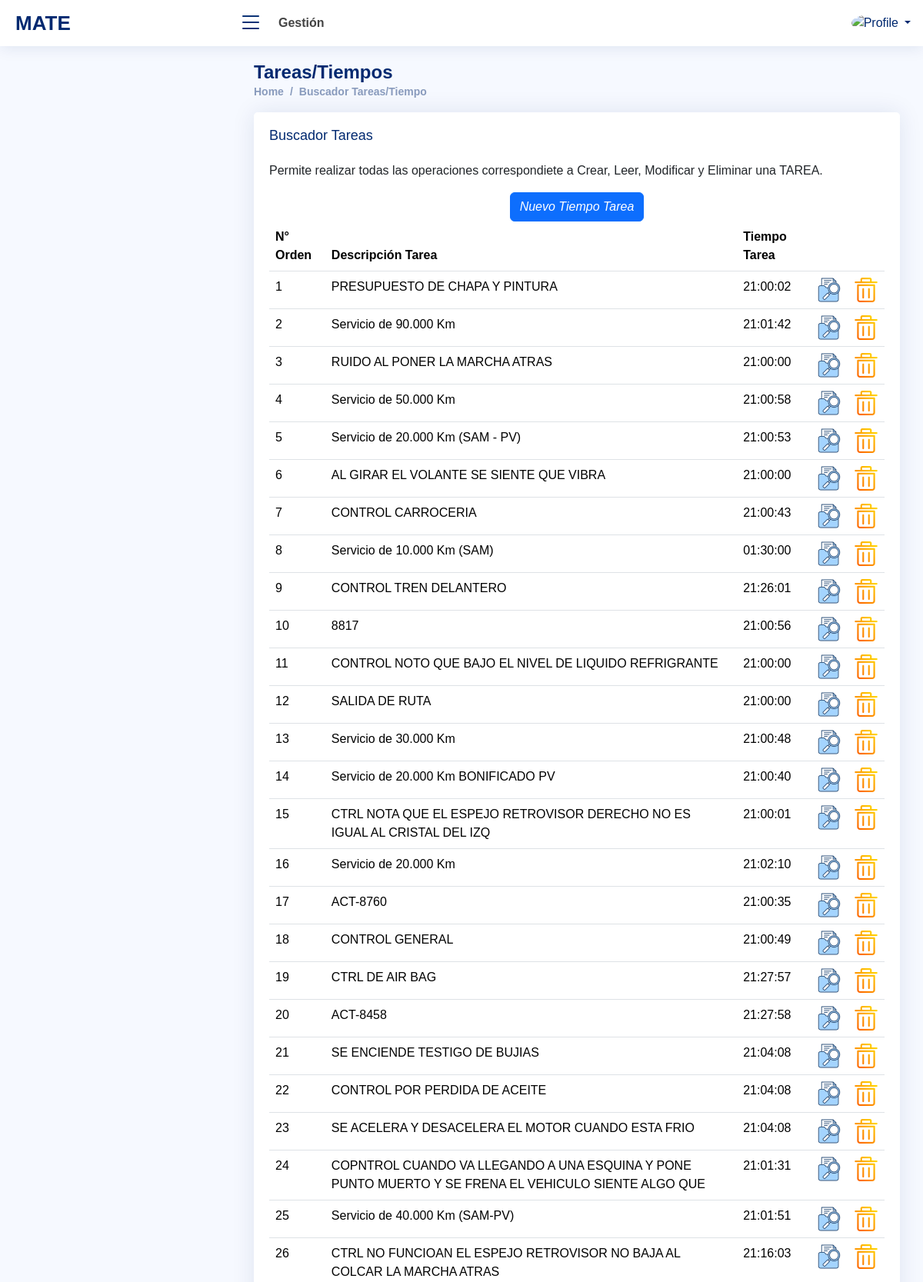
The page /buscadortareas.php (signed in, upper part) on the database its author committed.
### tables this page shows
CREATE TABLE `tareas` (
  `idtarea` int(11) NOT NULL AUTO_INCREMENT,
  `descripciontarea` varchar(100) DEFAULT NULL,
  `tiempotarea` decimal(10,0) DEFAULT NULL,
  `accion` varchar(1) DEFAULT NULL,
  `idempleadoaccion` int(11) DEFAULT NULL,
  `fechaaccion` datetime DEFAULT NULL,
  PRIMARY KEY (`idtarea`)
);

### buscadortareas.php (the view, shortened to what this page needs)
<?php
  if (isset($_SESSION['id']))
  {
    $tipousu=$_SESSION['tipo'];
    $foto=$_SESSION['foto'];
    $nombrecorto=$_SESSION['nombrecorto'];
  }
  else
  {
    echo "<script> window.location.href='index.html'</script>";
  }
?>
<!DOCTYPE html>
<html lang="en">
<head>
  <link href="assets/font/Open_Sans.css" rel="stylesheet">
  <link href="assets/vendor/bootstrap/css/bootstrap.min.css" rel="stylesheet">
  <link href="assets/vendor/bootstrap-icons/bootstrap-icons.css" rel="stylesheet">
  <link href="assets/vendor/boxicons/css/boxicons.min.css" rel="stylesheet">
  <link href="assets/vendor/quill/quill.snow.css" rel="stylesheet">
  <link href="assets/vendor/quill/quill.bubble.css" rel="stylesheet">
  <link href="assets/vendor/remixicon/remixicon.css" rel="stylesheet">
  <link href="assets/vendor/simple-datatables/style.css" rel="stylesheet">
  <link href="assets/css/style.css" rel="stylesheet">
</head>
<body>
  <header id="header" class="header fixed-top d-flex align-items-center">
    <div class="d-flex align-items-center justify-content-between">
      <a href="home.php" class="logo d-flex align-items-center">
        <span class="d-none d-lg-block"><?php echo $_SESSION['nombreapp']; ?></span>
      </a>
      <i class="bi bi-list toggle-sidebar-btn"></i>
    </div>
    <div class="search-bar">
      <strong>Gestión</strong>
    </div>
    <nav class="header-nav ms-auto">
      <ul class="d-flex align-items-center">
        <li class="nav-item dropdown pe-3">
          <a class="nav-link nav-profile d-flex align-items-center pe-0" href="#" data-bs-toggle="dropdown">
            <img src="assets/img/<?php echo $foto; ?>" alt="Profile" class="rounded-circle">
            <span class="d-none d-md-block dropdown-toggle ps-2"><?php echo $nombrecorto; ?></span>
          </a>
        </li>
      </ul>
    </nav>
  </header>
  <main id="main" class="main">
    <div class="pagetitle">
      <h1>Tareas/Tiempos</h1>
      <nav>
        <ol class="breadcrumb">
          <li class="breadcrumb-item">
          <?php
            if (($tipousu=="Administración")||($tipousu=="Gerente")) echo "<a href='home.php'>Home</a>";
            else echo "<a href='avancestareas.php'>Home</a>";
          ?>
          </li>
          <li class="breadcrumb-item"><a href="buscadortareas.php">Buscador Tareas/Tiempo</a></li>
        </ol>
      </nav>
    </div>
    <section class="section">
      <div class="row">
        <div class="col-lg-12">
          <div class="card">
            <div class="card-body">
              <h5 class="card-title">Buscador Tareas</h5>
              <p>Permite realizar todas las operaciones correspondiete a Crear, Leer, Modificar y Eliminar una TAREA.</p>
                <div class="text-center">
                  <a href="addtarea.php">
                    <i class="btn btn-primary">Nuevo Tiempo Tarea</i>
                  </a>
                </div>
              <?php
                $sql = "SELECT a.`idtarea`,a.`descripciontarea`,a.`tiempotarea`
                        FROM tareas a
                        WHERE a.`accion`!='B';";
                $con=conectar();
                $result = $con->query($sql);
                if (!$result)
                {
                  die('Invalid query: ' . $mysqli->error);
                }
                else
                {
              ?>
              <table class="table datatable">
                <thead>
                  <tr>
                    <th>N° Orden</th>
                    <th>Descripción Tarea</th>
                    <th>Tiempo Tarea</th>
                    <th>&nbsp;</th>
                    <th>&nbsp;</th>
                  </tr>
                </thead>
                <tbody>
                <?php
                    $fil=1;
                    while($row = mysqli_fetch_array($result))
                    {
                      echo "
                            <tr>
                              <td>".$fil."</td>
                              <td>".$row['descripciontarea']."</td>
                              <td>".date("H:i:s",$row['tiempotarea'])."</td>
                              <td><a href='crudtarea.php?idtarea=".$row['idtarea']."&accion=M'><img src='./assets/img/buscar.png' alt='Ver registro' srcset=''></a></td>
                              <td><a href='crudtarea.php?idtarea=".$row['idtarea']."&accion=B'><img src='./assets/img/eliminar.png' alt='Eliminar registro' srcset=''></a></td>
                            </tr>
                          ";
                          $fil=$fil+1;
                    }
                  }
                ?>
                </tbody>
              </table>
            </div>
          </div>
        </div>
      </div>
    </section>
  </main>
</body>
</html>

### assets/css/style.css (style rules this page uses)
:root { scroll-behavior: smooth; }
body { font-family: "Open Sans", sans-serif; background: #f6f9ff; color: #444444; }
a { color: #4154f1; text-decoration: none; }
h1, h2, h3, h4, h5, h6 { font-family: "Nunito", sans-serif; }
#main { margin-top: 60px; padding: 20px 30px; transition: all 0.3s; }
.pagetitle { margin-bottom: 10px; }
.pagetitle h1 { font-size: 24px; margin-bottom: 0; font-weight: 600; color: #012970; }
.card { margin-bottom: 30px; border: none; border-radius: 5px; box-shadow: 0px 0 30px rgba(1, 41, 112, 0.1); }
.card-title { padding: 20px 0 15px 0; font-size: 18px; font-weight: 500; color: #012970; font-family: "Poppins", sans-serif; }
.card-body { padding: 0 20px 20px 20px; }
.breadcrumb { font-size: 14px; font-family: "Nunito", sans-serif; color: #899bbd; font-weight: 600; }
.breadcrumb a { color: #899bbd; transition: 0.3s; }
.breadcrumb .breadcrumb-item::before { color: #899bbd; }
.logo { line-height: 1; }
@media (min-width: 1200px) { .logo { width: 280px; } }
.logo span { font-size: 26px; font-weight: 700; color: #012970; font-family: "Nunito", sans-serif; }
.header { transition: all 0.5s; z-index: 997; height: 60px; box-shadow: 0px 2px 20px rgba(1, 41, 112, 0.1); background-color: #fff; padding-left: 20px; }
.header .toggle-sidebar-btn { font-size: 32px; padding-left: 10px; cursor: pointer; color: #012970; }
.header .search-bar { min-width: 360px; padding: 0 20px; }
.header-nav ul { list-style: none; }
.header-nav>ul { margin: 0; padding: 0; }
.header-nav .nav-profile { color: #012970; }
.header-nav .nav-profile img { max-height: 36px; }
.header-nav .nav-profile span { font-size: 14px; font-weight: 600; }
@media (min-width: 1200px) { #main, #footer { margin-left: 300px; } }

### rows shown on the page
tareas: descripciontarea "PRESUPUESTO DE CHAPA Y PINTURA", tiempotarea "21:00:02"
tareas: descripciontarea "Servicio de 90.000 Km", tiempotarea "21:01:42"
tareas: descripciontarea "RUIDO AL PONER LA MARCHA ATRAS", tiempotarea "21:00:00"
tareas: descripciontarea "Servicio de 50.000 Km", tiempotarea "21:00:58"
tareas: descripciontarea "Servicio de 20.000 Km (SAM - PV)", tiempotarea "21:00:53"
tareas: descripciontarea "AL GIRAR EL VOLANTE SE SIENTE QUE VIBRA", tiempotarea "21:00:00"
tareas: descripciontarea "CONTROL CARROCERIA", tiempotarea "21:00:43"
tareas: descripciontarea "Servicio de 10.000 Km (SAM)", tiempotarea "01:30:00"
tareas: descripciontarea "CONTROL TREN DELANTERO", tiempotarea "21:26:01"
tareas: descripciontarea "8817", tiempotarea "21:00:56"
tareas: descripciontarea "CONTROL NOTO QUE BAJO EL NIVEL DE LIQUIDO REFRIGRANTE", tiempotarea "21:00:00"
tareas: descripciontarea "SALIDA DE RUTA", tiempotarea "21:00:00"
tareas: descripciontarea "Servicio de 30.000 Km", tiempotarea "21:00:48"
tareas: descripciontarea "Servicio de 20.000 Km BONIFICADO PV", tiempotarea "21:00:40"
tareas: descripciontarea "CTRL NOTA QUE EL ESPEJO RETROVISOR DERECHO NO ES IGUAL AL CRISTAL DEL IZQ", tiempotarea "21:00:01"
tareas: descripciontarea "Servicio de 20.000 Km", tiempotarea "21:02:10"
tareas: descripciontarea "ACT-8760", tiempotarea "21:00:35"
tareas: descripciontarea "CONTROL GENERAL", tiempotarea "21:00:49"
tareas: descripciontarea "CTRL DE AIR BAG", tiempotarea "21:27:57"
tareas: descripciontarea "ACT-8458", tiempotarea "21:27:58"
tareas: descripciontarea "SE ENCIENDE TESTIGO DE BUJIAS", tiempotarea "21:04:08"
tareas: descripciontarea "CONTROL POR PERDIDA DE ACEITE", tiempotarea "21:04:08"
tareas: descripciontarea "SE ACELERA Y DESACELERA EL MOTOR CUANDO ESTA FRIO", tiempotarea "21:04:08"
tareas: descripciontarea "COPNTROL CUANDO VA LLEGANDO A UNA ESQUINA Y PONE PUNTO MUERTO Y SE FRENA EL VEHICULO SIENTE ALGO QUE", tiempotarea "21:01:31"
tareas: descripciontarea "Servicio de 40.000 Km (SAM-PV)", tiempotarea "21:01:51"
tareas: descripciontarea "CTRL NO FUNCIOAN EL ESPEJO RETROVISOR NO BAJA AL COLCAR LA MARCHA ATRAS", tiempotarea "21:16:03"

### other values the page prints
$_SESSION['nombreapp'] "MATE"
